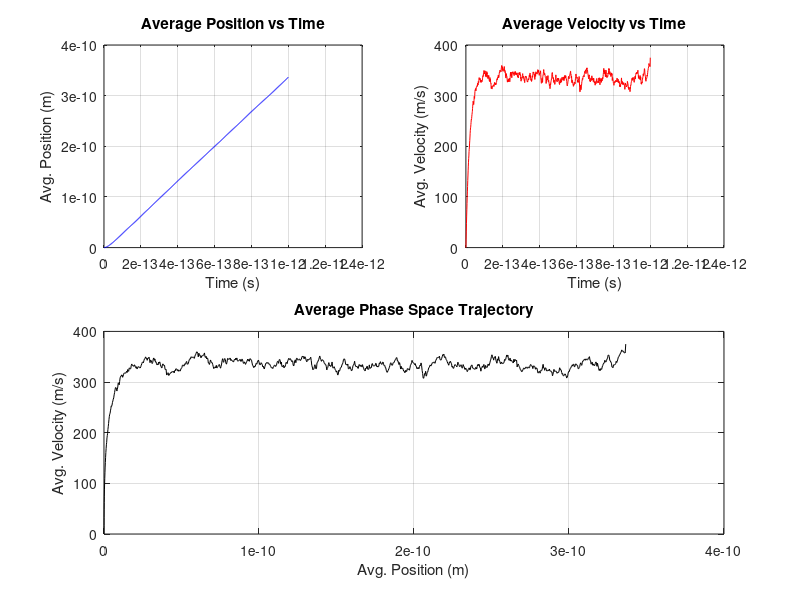

Here is the MATLAB script that generated this plot: (Note: this script raises an error after producing the figure.)
% Constants
e = 1.602176634e-19;      % Electron charge (C)
m_e = 9.10938356e-31;     % Electron mass (kg)

% Simulation Parameters
dt = 1e-15;               % Time step (s)
t_max = 1e-12;            % Total simulation time (s)
E = 1e5;                  % Electric field (V/m)
scatter_prob = 0.05;      % Probability of scattering
num_particles = 1000;     % Number of electrons

% Time Array
t = 0:dt:t_max;
num_steps = length(t);

% Initialize Position and Velocity Arrays
x = zeros(num_particles, num_steps);
v = zeros(num_particles, num_steps);

% Constant Acceleration
a = (e * E) / m_e;

% Simulation Loop for All Particles
for n = 2:num_steps
    % Check for scattering: each particle may scatter independently
    scatter_events = rand(num_particles, 1) < scatter_prob;
    v(scatter_events, n-1) = 0;

    % Update velocity and position
    v(:,n) = v(:,n-1) + a * dt;
    x(:,n) = x(:,n-1) + v(:,n-1) * dt + 0.5 * a * dt^2;
end

% Calculate Average Drift Velocity
x_avg = mean(x(:,end));
v_drift = x_avg / t(end);

% Plot Average Position and Velocity Over Time
figure('Name','Multi-Electron 1D Simulation','NumberTitle','off');

subplot(2,2,1);
plot(t, mean(x,1), 'b');
xlabel('Time (s)'); ylabel('Avg. Position (m)');
title('Average Position vs Time'); grid on;

subplot(2,2,2);
plot(t, mean(v,1), 'r');
xlabel('Time (s)'); ylabel('Avg. Velocity (m/s)');
title('Average Velocity vs Time'); grid on;

subplot(2,2,[3 4]);
plot(mean(x,1), mean(v,1), 'k');
xlabel('Avg. Position (m)'); ylabel('Avg. Velocity (m/s)');
title('Average Phase Space Trajectory'); grid on;

sgtitle(sprintf('Drift Velocity (%.0f particles) = %.2e m/s', num_particles, v_drift), ...
        'FontWeight', 'bold');
